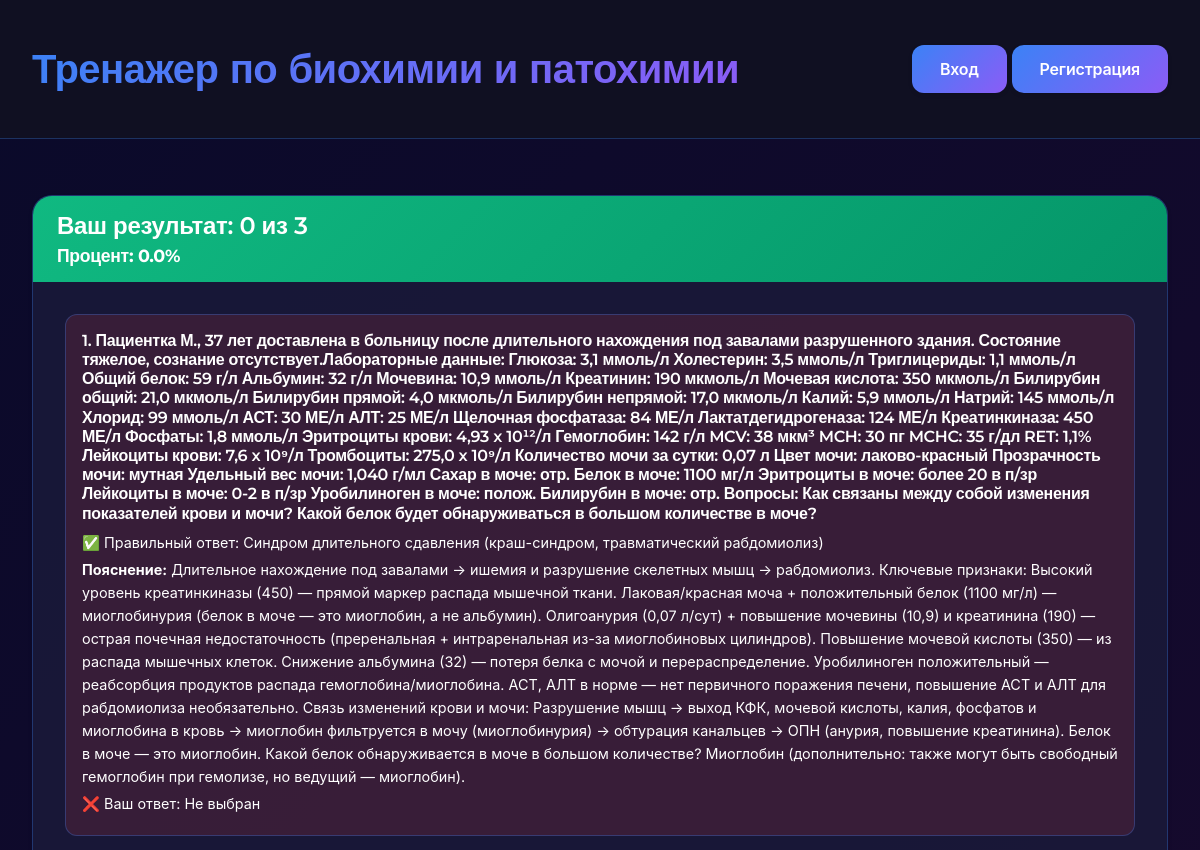
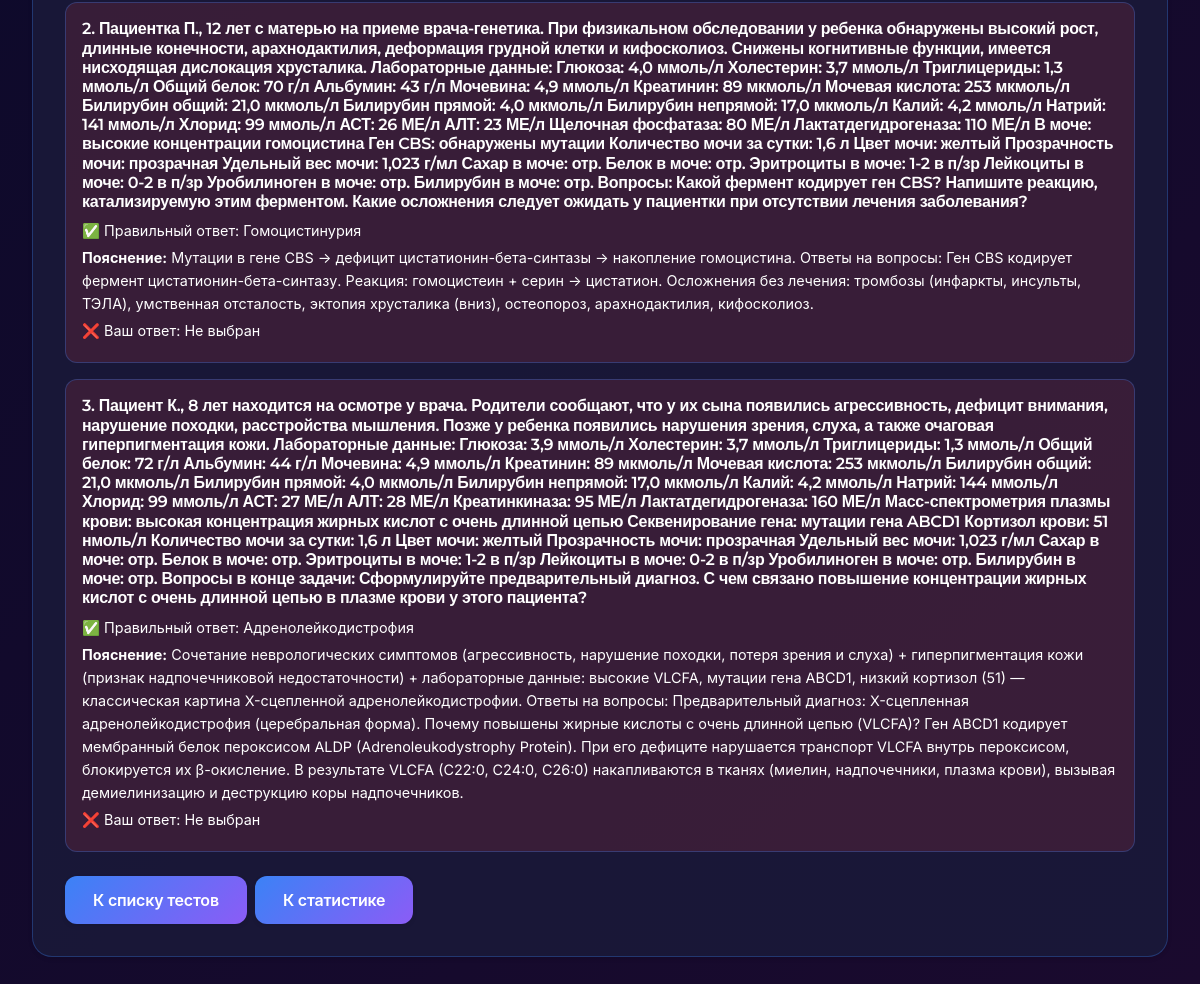
The app's page /result/17/ with its own data (2 pictures, top to bottom).
### quiz/models.py (models this page shows, shortened)
class Question(models.Model):
    quiz = models.ForeignKey(Quiz, on_delete=models.CASCADE, related_name='questions', verbose_name='Викторина')
    text = models.CharField('Текст вопроса', max_length=2000)
    explanation = models.TextField('Пояснение', blank=True)
    order = models.IntegerField('Порядок', default=0)
    image = models.ImageField('Изображение к вопросу', upload_to='question_images/', blank=True, null=True)
    class Meta:
        verbose_name = 'Вопрос'
        verbose_name_plural = 'Вопросы'
        ordering = ['order']

class Choice(models.Model):
    question = models.ForeignKey(Question, on_delete=models.CASCADE, related_name='choices', verbose_name='Вопрос')
    text = models.CharField('Текст ответа', max_length=1000)
    is_correct = models.BooleanField('Правильный ответ', default=False)
    class Meta:
        verbose_name = 'Вариант ответа'
        verbose_name_plural = 'Варианты ответов'

### quiz/views.py (the view, shortened to what this page needs)
# urls.py: path('result/<int:quiz_id>/', views.result_view, name='result_view'),
def result_view(request, quiz_id):
    quiz = get_object_or_404(Quiz, id=quiz_id)
    answers = request.session.get(f'quiz_{quiz_id}_answers', {})
    correct_count = 0
    total_count = quiz.questions.count()
    results = []
    for question in quiz.questions.all():
        user_choice_id = answers.get(str(question.id))
        correct_choice = question.choices.filter(is_correct=True).first()
        is_correct = False
        user_choice_text = None
        if user_choice_id:
            user_choice = question.choices.filter(id=user_choice_id).first()
            user_choice_text = user_choice.text if user_choice else None
            is_correct = user_choice and user_choice.is_correct
            if is_correct:
                correct_count += 1
        results.append({
            'question': question,
            'user_choice': user_choice_text,
            'correct_choice': correct_choice.text if correct_choice else None,
            'is_correct': is_correct,
            'explanation': question.explanation,
        })
    percentage = (correct_count / total_count * 100) if total_count > 0 else 0
    if f'quiz_{quiz_id}_answers' in request.session:
        del request.session[f'quiz_{quiz_id}_answers']
    from .models import Result
    return render(request, 'quiz/result.html', {
        'quiz': quiz,
        'results': results,
        'correct_count': correct_count,
        'total_count': total_count,
        'percentage': percentage,
    })

### quiz/templates/quiz/result.html (shortened to what this page needs)
{% extends 'quiz/base.html' %}
{% block content %}
<div class="card">
    <div class="card-header bg-success text-white">
        <h3>Ваш результат: {{ correct_count }} из {{ total_count }}</h3>
        <h4>Процент: {{ percentage|floatformat:1 }}%</h4>
    </div>
    <div class="card-body">
        {% for result in results %}
        <div class="mb-3 p-3 border rounded {% if result.is_correct %}bg-success bg-opacity-10{% else %}bg-danger bg-opacity-10{% endif %}">
            <h5>{{ forloop.counter }}. {{ result.question.text }}</h5>
            <p>✅ Правильный ответ: {{ result.correct_choice }}</p>
            {% if result.explanation %}
            <p><strong>Пояснение:</strong> {{ result.explanation }}</p>
            {% endif %}
            {% if not result.is_correct %}
            <p>❌ Ваш ответ: {{ result.user_choice|default:"Не выбран" }}</p>
            {% endif %}
        </div>
        {% endfor %}
        <div class="d-flex gap-2 mt-4">
            <a href="{% url 'quiz_list' %}" class="btn btn-primary">
                К списку тестов
            </a>
            <a href="{% url 'stats' %}" class="btn btn-primary">
                К статистике
            </a>
        </div>
    </div>
</div>
{% endblock %}

### quiz/static/quiz/css/style.css (style rules this page uses)
:root { --bg-gradient-start: #0a0a2a; --bg-gradient-end: #1a0a2e; --bg-secondary: #111122; --bg-card: rgba(26, 26, 58, 0.85); --bg-hover: rgba(34, 34, 68, 0.9); --text-primary: #ffffff; --text-secondary: #c0c0c0; --accent-start: #3b82f6; --accent-end: #8b5cf6; --accent-hover-start: #2563eb; --accent-hover-end: #7c3aed; --success: #10b981; --danger: #ef4444; --border: rgba(59, 130, 246, 0.3); }
* { margin: 0; padding: 0; box-sizing: border-box; }
html { height: 100%; }
body { background: linear-gradient(135deg, var(--bg-gradient-start), var(--bg-gradient-end)); background-attachment: fixed; background-size: cover; min-height: 100vh; font-family: 'Inter', -apple-system, BlinkMacSystemFont, sans-serif; color: var(--text-primary); line-height: 1.6; font-size: 18px; overflow-x: hidden; width: 100%; position: relative; }
h1, h2, h3, h4, h5 { font-family: 'Montserrat', sans-serif; font-weight: 800; }
h3, h4, h5 { font-weight: 600; letter-spacing: -0.3px; }
.card { background: var(--bg-card); border: 1px solid var(--border); border-radius: 20px; transition: all 0.3s cubic-bezier(0.4, 0, 0.2, 1); overflow: hidden; height: 100%; width: 100%; }
.card-body { padding: clamp(1rem, 4vw, 2rem); }
.btn { padding: clamp(8px, 2vw, 12px) clamp(16px, 4vw, 28px); font-size: clamp(0.85rem, 3vw, 1rem); font-weight: 600; border-radius: 12px; transition: all 0.2s ease; letter-spacing: -0.2px; border: none; cursor: pointer; background: linear-gradient(135deg, var(--accent-start), var(--accent-end)); color: white; }
.card-header { background: linear-gradient(135deg, var(--accent-start), var(--accent-end)) !important; padding: clamp(1rem, 4vw, 1.5rem) !important; border-bottom: none !important; }
.card-header h4 { font-size: clamp(1.1rem, 4vw, 1.5rem); font-weight: 700; margin-bottom: 0; word-wrap: break-word; }
.bg-success.bg-opacity-10, .bg-danger.bg-opacity-10, .border.rounded, .border.rounded * { color: #ffffff !important; }
.bg-danger.bg-opacity-10 { background: rgba(239, 68, 68, 0.15) !important; border-left: 4px solid var(--danger) !important; }
.border.rounded { border-radius: 12px !important; padding: clamp(0.75rem, 3vw, 1rem) !important; margin-bottom: 0.75rem; background: var(--bg-card); border: 1px solid var(--border) !important; }
.border.rounded h5 { font-size: clamp(0.9rem, 3.5vw, 1rem); margin-bottom: 0.5rem; font-weight: 600; }
.border.rounded p { font-size: clamp(0.8rem, 3vw, 0.9rem); margin-bottom: 0.25rem; }
.card-header.bg-success { background: linear-gradient(135deg, var(--success), #059669) !important; padding: clamp(0.75rem, 3vw, 1rem) clamp(1rem, 4vw, 1.5rem) !important; }
.card-header.bg-success h3, .card-header.bg-success h4 { color: #ffffff !important; }
.card-header.bg-success h3 { font-size: clamp(1.2rem, 4vw, 1.5rem); margin-bottom: 0.25rem; }
.card-header.bg-success h4 { font-size: clamp(0.9rem, 3.5vw, 1.1rem); }
.card, .card-body, .features { animation: fadeIn 0.5s ease-out; }
a { text-decoration: none; transition: color 0.2s ease; }
.card, .form-check, .btn { box-shadow: 0 2px 4px rgba(0, 0, 0, 0.1); }

### records on screen
Question: question.text "Пациентка М., 37 лет доставлена в больницу после длительного нахождения под завалами разрушенного здания. Состояние тяжелое, сознание отсутствует.Лабораторные данные: Глюкоза: 3,1 ммоль/л Холестерин: 3,5 ммоль/л Триглицериды: 1,1 ммоль/л Общий белок: 59 г/л Альбумин: 32 г/л Мочевина: 10,9 ммоль/л Креатинин: 190 мкмоль/л Мочевая кислота: 350 мкмоль/л Билирубин общий: 21,0 мкмоль/л Билирубин прямой: 4,0 мкмоль/л Билирубин непрямой: 17,0 мкмоль/л Калий: 5,9 ммоль/л Натрий: 145 ммоль/л Хлорид: 99 ммоль/л АСТ: 30 МЕ/л АЛТ: 25 МЕ/л Щелочная фосфатаза: 84 МЕ/л Лактатдегидрогеназа: 124 МЕ/л Креатинкиназа: 450 МЕ/л Фосфаты: 1,8 ммоль/л Эритроциты крови: 4,93 x 10¹²/л Гемоглобин: 142 г/л MCV: 38 мкм³…", correct_choice "Синдром длительного сдавления (краш-синдром, травматический рабдомиолиз)", explanation "Длительное нахождение под завалами → ишемия и разрушение скелетных мышц → рабдомиолиз. Ключевые признаки: Высокий уровень креатинкиназы (450) — прямой маркер распада мышечной ткани. Лаковая/красная моча + положительный белок (1100 мг/л) — миоглобинурия (белок в моче — это миоглобин, а не альбумин). Олигоанурия (0,07 л/сут) + повышение мочевины (10,9) и креатинина (190) — острая почечная недостаточность (преренальная + интраренальная из-за миоглобиновых цилиндров). Повышение мочевой кислоты (350) — из распада мышечных клеток. Снижение альбумина (32) — потеря белка с мочой и перераспределение. Уробилиноген положительный — реабсорбция продуктов распада гемоглобина/миоглобина. АСТ, АЛТ в норме…", user_choice "Не выбран"
Question: question.text "Пациентка П., 12 лет с матерью на приеме врача-генетика. При физикальном обследовании у ребенка обнаружены высокий рост, длинные конечности, арахнодактилия, деформация грудной клетки и кифосколиоз. Снижены когнитивные функции, имеется нисходящая дислокация хрусталика. Лабораторные данные: Глюкоза: 4,0 ммоль/л Холестерин: 3,7 ммоль/л Триглицериды: 1,3 ммоль/л Общий белок: 70 г/л Альбумин: 43 г/л Мочевина: 4,9 ммоль/л Креатинин: 89 мкмоль/л Мочевая кислота: 253 мкмоль/л Билирубин общий: 21,0 мкмоль/л Билирубин прямой: 4,0 мкмоль/л Билирубин непрямой: 17,0 мкмоль/л Калий: 4,2 ммоль/л Натрий: 141 ммоль/л Хлорид: 99 ммоль/л АСТ: 26 МЕ/л АЛТ: 23 МЕ/л Щелочная фосфатаза: 80 МЕ/л…", correct_choice "Гомоцистинурия", explanation "Мутации в гене CBS → дефицит цистатионин-бета-синтазы → накопление гомоцистина. Ответы на вопросы: Ген CBS кодирует фермент цистатионин-бета-синтазу. Реакция: гомоцистеин + серин → цистатион. Осложнения без лечения: тромбозы (инфаркты, инсульты, ТЭЛА), умственная отсталость, эктопия хрусталика (вниз), остеопороз, арахнодактилия, кифосколиоз.", user_choice "Не выбран"
Question: question.text "Пациент К., 8 лет находится на осмотре у врача. Родители сообщают, что у их сына появились агрессивность, дефицит внимания, нарушение походки, расстройства мышления. Позже у ребенка появились нарушения зрения, слуха, а также очаговая гиперпигментация кожи. Лабораторные данные: Глюкоза: 3,9 ммоль/л Холестерин: 3,7 ммоль/л Триглицериды: 1,3 ммоль/л Общий белок: 72 г/л Альбумин: 44 г/л Мочевина: 4,9 ммоль/л Креатинин: 89 мкмоль/л Мочевая кислота: 253 мкмоль/л Билирубин общий: 21,0 мкмоль/л Билирубин прямой: 4,0 мкмоль/л Билирубин непрямой: 17,0 мкмоль/л Калий: 4,2 ммоль/л Натрий: 144 ммоль/л Хлорид: 99 ммоль/л АСТ: 27 МЕ/л АЛТ: 28 МЕ/л Креатинкиназа: 95 МЕ/л Лактатдегидрогеназа: 160 МЕ/л…", correct_choice "Адренолейкодистрофия", explanation "Сочетание неврологических симптомов (агрессивность, нарушение походки, потеря зрения и слуха) + гиперпигментация кожи (признак надпочечниковой недостаточности) + лабораторные данные: высокие VLCFA, мутации гена ABCD1, низкий кортизол (51) — классическая картина X-сцепленной адренолейкодистрофии. Ответы на вопросы: Предварительный диагноз: X-сцепленная адренолейкодистрофия (церебральная форма). Почему повышены жирные кислоты с очень длинной цепью (VLCFA)? Ген ABCD1 кодирует мембранный белок пероксисом ALDP (Adrenoleukodystrophy Protein). При его дефиците нарушается транспорт VLCFA внутрь пероксисом, блокируется их β-окисление. В результате VLCFA (C22:0, C24:0, C26:0) накапливаются в тканях…", user_choice "Не выбран"

### other values on screen
{{ correct_count }} "0"
{{ total_count }} "3"
{{ percentage|floatformat:1 }} "0.0"
